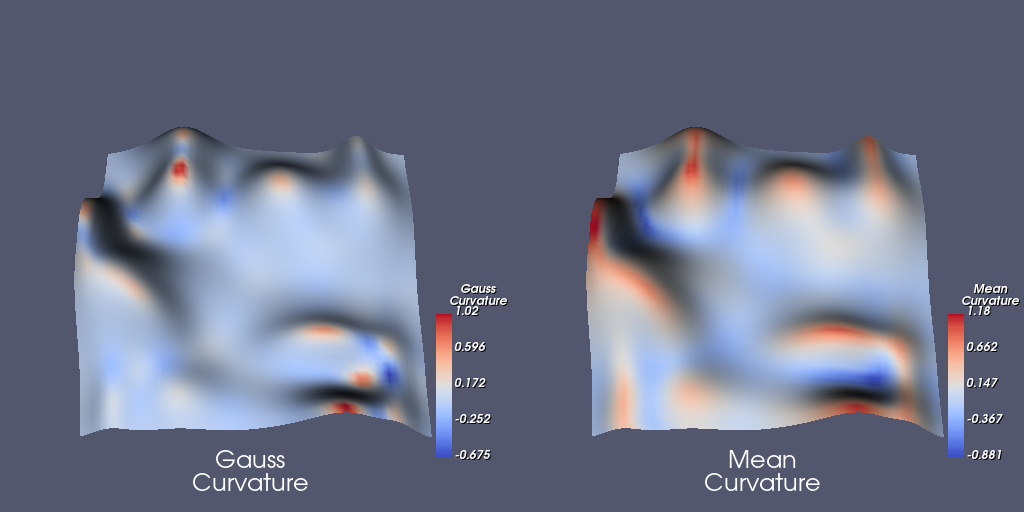

This chart was generated by the following Python code:
#!/usr/bin/env python

# Compute Gaussian and Mean curvatures on a RandomHills parametric surface,
# adjust edge curvatures, and display side-by-side with a cool-to-warm LUT.

import numpy as np
from vtk.util import numpy_support

# Factory overrides: importing these modules registers the OpenGL rendering
# and interaction style implementations for vtkRenderingCore factory classes.
import vtkmodules.vtkInteractionStyle  # noqa: F401
import vtkmodules.vtkRenderingOpenGL2  # noqa: F401
# VTK pipeline classes used in this example
from vtkmodules.numpy_interface import dataset_adapter as dsa
from vtkmodules.vtkCommonComputationalGeometry import vtkParametricRandomHills
from vtkmodules.vtkCommonCore import (
    VTK_DOUBLE,
    vtkIdList,
    vtkLookupTable,
)
from vtkmodules.vtkCommonTransforms import vtkTransform
from vtkmodules.vtkFiltersCore import (
    vtkFeatureEdges,
    vtkGenerateIds,
    vtkPolyDataTangents,
)
from vtkmodules.vtkFiltersGeneral import (
    vtkCurvatures,
    vtkTransformPolyDataFilter,
)
from vtkmodules.vtkFiltersSources import vtkParametricFunctionSource
from vtkmodules.vtkInteractionWidgets import vtkCameraOrientationWidget
from vtkmodules.vtkRenderingAnnotation import vtkScalarBarActor
from vtkmodules.vtkRenderingCore import (
    vtkActor,
    vtkColorTransferFunction,
    vtkPolyDataMapper,
    vtkRenderWindow,
    vtkRenderWindowInteractor,
    vtkRenderer,
    vtkTextActor,
    vtkTextProperty,
)

# Colors (normalized RGB)
paraview_bkg_rgb = (0.322, 0.341, 0.431)

# --- Source: RandomHills parametric surface ---
hills = vtkParametricRandomHills()
hills.SetRandomSeed(1)
hills.SetNumberOfHills(30)

hills_source = vtkParametricFunctionSource()
hills_source.SetUResolution(51)
hills_source.SetVResolution(51)
hills_source.GenerateTextureCoordinatesOn()
hills_source.SetParametricFunction(hills)
hills_source.Update()

tangents = vtkPolyDataTangents()
tangents.SetInputConnection(hills_source.GetOutputPort())
tangents.Update()

transform = vtkTransform()
transform.Translate(0.0, 5.0, 15.0)
transform.RotateX(-90.0)

transform_filter = vtkTransformPolyDataFilter()
transform_filter.SetInputConnection(tangents.GetOutputPort())
transform_filter.SetTransform(transform)
transform_filter.Update()
source = transform_filter.GetOutput()

# --- Helper: adjust edge curvatures inline ---
epsilon = 1.0e-08

# --- Gaussian curvature: compute and adjust edges ---
gauss_cc = vtkCurvatures()
gauss_cc.SetInputData(source)
gauss_cc.SetCurvatureTypeToGaussian()
gauss_cc.Update()
gauss_curv_output = gauss_cc.GetOutput()

gauss_curv_output.GetPointData().SetActiveScalars("Gauss_Curvature")
gauss_np_src = dsa.WrapDataObject(gauss_curv_output)
gauss_curvatures_arr = gauss_np_src.PointData["Gauss_Curvature"]

gauss_generate_ids = vtkGenerateIds()
gauss_generate_ids.SetInputData(gauss_curv_output)
gauss_generate_ids.SetPointIds(True)
gauss_generate_ids.SetCellIds(False)
gauss_generate_ids.SetPointIdsArrayName("ids")
gauss_generate_ids.SetCellIdsArrayName("ids")
gauss_generate_ids.Update()

gauss_edges = vtkFeatureEdges()
gauss_edges.SetInputConnection(gauss_generate_ids.GetOutputPort())
gauss_edges.BoundaryEdgesOn()
gauss_edges.ManifoldEdgesOff()
gauss_edges.NonManifoldEdgesOff()
gauss_edges.FeatureEdgesOff()
gauss_edges.Update()

gauss_edge_array = gauss_edges.GetOutput().GetPointData().GetArray("ids")
gauss_boundary_ids = []
for i in range(gauss_edges.GetOutput().GetNumberOfPoints()):
    gauss_boundary_ids.append(gauss_edge_array.GetValue(i))
gauss_boundary_set = set(gauss_boundary_ids)

for p_id in gauss_boundary_ids:
    cell_ids = vtkIdList()
    gauss_curv_output.GetPointCells(p_id, cell_ids)
    neighbours = set()
    for ci in range(cell_ids.GetNumberOfIds()):
        cell_point_ids = vtkIdList()
        gauss_curv_output.GetCellPoints(cell_ids.GetId(ci), cell_point_ids)
        for cpi in range(cell_point_ids.GetNumberOfIds()):
            neighbours.add(cell_point_ids.GetId(cpi))
    neighbours -= gauss_boundary_set
    curvs = np.array([gauss_curvatures_arr[n] for n in neighbours])
    dists = np.array([
        np.linalg.norm(
            np.array(gauss_curv_output.GetPoint(n)) - np.array(gauss_curv_output.GetPoint(p_id))
        )
        for n in neighbours
    ])
    curvs = curvs[dists > 0]
    dists = dists[dists > 0]
    if len(curvs) > 0:
        weights = 1.0 / dists
        weights /= weights.sum()
        gauss_curvatures_arr[p_id] = np.dot(curvs, weights)
    else:
        gauss_curvatures_arr[p_id] = 0.0

gauss_curvatures_arr = np.where(np.abs(gauss_curvatures_arr) < epsilon, 0, gauss_curvatures_arr)
gauss_curv_vtk = numpy_support.numpy_to_vtk(
    num_array=gauss_curvatures_arr.ravel(), deep=True, array_type=VTK_DOUBLE
)
gauss_curv_vtk.SetName("Gauss_Curvature")
gauss_curv_output.GetPointData().RemoveArray("Gauss_Curvature")
gauss_curv_output.GetPointData().AddArray(gauss_curv_vtk)
gauss_curv_output.GetPointData().SetActiveScalars("Gauss_Curvature")

source.GetPointData().AddArray(
    gauss_curv_output.GetPointData().GetAbstractArray("Gauss_Curvature")
)

# --- Mean curvature: compute and adjust edges ---
mean_cc = vtkCurvatures()
mean_cc.SetInputData(source)
mean_cc.SetCurvatureTypeToMean()
mean_cc.Update()
mean_curv_output = mean_cc.GetOutput()

mean_curv_output.GetPointData().SetActiveScalars("Mean_Curvature")
mean_np_src = dsa.WrapDataObject(mean_curv_output)
mean_curvatures_arr = mean_np_src.PointData["Mean_Curvature"]

mean_generate_ids = vtkGenerateIds()
mean_generate_ids.SetInputData(mean_curv_output)
mean_generate_ids.SetPointIds(True)
mean_generate_ids.SetCellIds(False)
mean_generate_ids.SetPointIdsArrayName("ids")
mean_generate_ids.SetCellIdsArrayName("ids")
mean_generate_ids.Update()

mean_edges = vtkFeatureEdges()
mean_edges.SetInputConnection(mean_generate_ids.GetOutputPort())
mean_edges.BoundaryEdgesOn()
mean_edges.ManifoldEdgesOff()
mean_edges.NonManifoldEdgesOff()
mean_edges.FeatureEdgesOff()
mean_edges.Update()

mean_edge_array = mean_edges.GetOutput().GetPointData().GetArray("ids")
mean_boundary_ids = []
for i in range(mean_edges.GetOutput().GetNumberOfPoints()):
    mean_boundary_ids.append(mean_edge_array.GetValue(i))
mean_boundary_set = set(mean_boundary_ids)

for p_id in mean_boundary_ids:
    cell_ids = vtkIdList()
    mean_curv_output.GetPointCells(p_id, cell_ids)
    neighbours = set()
    for ci in range(cell_ids.GetNumberOfIds()):
        cell_point_ids = vtkIdList()
        mean_curv_output.GetCellPoints(cell_ids.GetId(ci), cell_point_ids)
        for cpi in range(cell_point_ids.GetNumberOfIds()):
            neighbours.add(cell_point_ids.GetId(cpi))
    neighbours -= mean_boundary_set
    curvs = np.array([mean_curvatures_arr[n] for n in neighbours])
    dists = np.array([
        np.linalg.norm(
            np.array(mean_curv_output.GetPoint(n)) - np.array(mean_curv_output.GetPoint(p_id))
        )
        for n in neighbours
    ])
    curvs = curvs[dists > 0]
    dists = dists[dists > 0]
    if len(curvs) > 0:
        weights = 1.0 / dists
        weights /= weights.sum()
        mean_curvatures_arr[p_id] = np.dot(curvs, weights)
    else:
        mean_curvatures_arr[p_id] = 0.0

mean_curvatures_arr = np.where(np.abs(mean_curvatures_arr) < epsilon, 0, mean_curvatures_arr)
mean_curv_vtk = numpy_support.numpy_to_vtk(
    num_array=mean_curvatures_arr.ravel(), deep=True, array_type=VTK_DOUBLE
)
mean_curv_vtk.SetName("Mean_Curvature")
mean_curv_output.GetPointData().RemoveArray("Mean_Curvature")
mean_curv_output.GetPointData().AddArray(mean_curv_vtk)
mean_curv_output.GetPointData().SetActiveScalars("Mean_Curvature")

source.GetPointData().AddArray(
    mean_curv_output.GetPointData().GetAbstractArray("Mean_Curvature")
)

# --- Diverging LUT (cool-to-warm) ---
ctf = vtkColorTransferFunction()
ctf.SetColorSpaceToDiverging()
ctf.AddRGBPoint(0.0, 0.230, 0.299, 0.754)
ctf.AddRGBPoint(0.5, 0.865, 0.865, 0.865)
ctf.AddRGBPoint(1.0, 0.706, 0.016, 0.150)

lut = vtkLookupTable()
lut.SetNumberOfTableValues(256)
lut.Build()
for i in range(256):
    rgba = list(ctf.GetColor(float(i) / 256))
    rgba.append(1)
    lut.SetTableValue(i, rgba)

# --- Visualization: side-by-side viewports ---
window_width = 1024
window_height = 512

text_property = vtkTextProperty()
text_property.SetFontSize(24)
text_property.SetJustificationToCentered()

# --- Gauss viewport ---
source.GetPointData().SetActiveScalars("Gauss_Curvature")
gauss_scalar_range = source.GetPointData().GetScalars("Gauss_Curvature").GetRange()

gauss_mapper = vtkPolyDataMapper()
gauss_mapper.SetInputData(source)
gauss_mapper.SetScalarModeToUsePointFieldData()
gauss_mapper.SelectColorArray("Gauss_Curvature")
gauss_mapper.SetScalarRange(gauss_scalar_range)
gauss_mapper.SetLookupTable(lut)

gauss_actor = vtkActor()
gauss_actor.SetMapper(gauss_mapper)

gauss_scalar_bar = vtkScalarBarActor()
gauss_scalar_bar.SetLookupTable(gauss_mapper.GetLookupTable())
gauss_scalar_bar.SetTitle("Gauss\nCurvature")
gauss_scalar_bar.UnconstrainedFontSizeOn()
gauss_scalar_bar.SetNumberOfLabels(5)
gauss_scalar_bar.SetMaximumWidthInPixels(window_width // 8)
gauss_scalar_bar.SetMaximumHeightInPixels(window_height // 3)
gauss_scalar_bar.SetBarRatio(gauss_scalar_bar.GetBarRatio() * 0.5)
gauss_scalar_bar.SetPosition(0.85, 0.1)

gauss_text_actor = vtkTextActor()
gauss_text_actor.SetInput("Gauss\nCurvature")
gauss_text_actor.SetPosition(250, 16)
gauss_text_actor.GetTextProperty().ShallowCopy(text_property)

gauss_renderer = vtkRenderer()
gauss_renderer.SetBackground(paraview_bkg_rgb)
gauss_renderer.AddActor(gauss_actor)
gauss_renderer.AddActor(gauss_text_actor)
gauss_renderer.AddActor(gauss_scalar_bar)
gauss_renderer.SetViewport(0.0, 0.0, 0.5, 1.0)

# --- Mean viewport ---
source.GetPointData().SetActiveScalars("Mean_Curvature")
mean_scalar_range = source.GetPointData().GetScalars("Mean_Curvature").GetRange()

mean_mapper = vtkPolyDataMapper()
mean_mapper.SetInputData(source)
mean_mapper.SetScalarModeToUsePointFieldData()
mean_mapper.SelectColorArray("Mean_Curvature")
mean_mapper.SetScalarRange(mean_scalar_range)
mean_mapper.SetLookupTable(lut)

mean_actor = vtkActor()
mean_actor.SetMapper(mean_mapper)

mean_scalar_bar = vtkScalarBarActor()
mean_scalar_bar.SetLookupTable(mean_mapper.GetLookupTable())
mean_scalar_bar.SetTitle("Mean\nCurvature")
mean_scalar_bar.UnconstrainedFontSizeOn()
mean_scalar_bar.SetNumberOfLabels(5)
mean_scalar_bar.SetMaximumWidthInPixels(window_width // 8)
mean_scalar_bar.SetMaximumHeightInPixels(window_height // 3)
mean_scalar_bar.SetBarRatio(mean_scalar_bar.GetBarRatio() * 0.5)
mean_scalar_bar.SetPosition(0.85, 0.1)

mean_text_actor = vtkTextActor()
mean_text_actor.SetInput("Mean\nCurvature")
mean_text_actor.SetPosition(250, 16)
mean_text_actor.GetTextProperty().ShallowCopy(text_property)

mean_renderer = vtkRenderer()
mean_renderer.SetBackground(paraview_bkg_rgb)
mean_renderer.AddActor(mean_actor)
mean_renderer.AddActor(mean_text_actor)
mean_renderer.AddActor(mean_scalar_bar)
mean_renderer.SetViewport(0.5, 0.0, 1.0, 1.0)

# Window: display the rendered scene
render_window = vtkRenderWindow()
render_window.AddRenderer(gauss_renderer)
render_window.AddRenderer(mean_renderer)
render_window.SetWindowName("curvatures adjust edges")
render_window.SetMultiSamples(0)
render_window.SetSize(window_width, window_height)

# Scene: configure the camera
cam_orient = vtkCameraOrientationWidget()
cam_orient.SetParentRenderer(gauss_renderer)
cam_orient.On()
camera = gauss_renderer.GetActiveCamera()
camera.Elevation(60)
mean_renderer.SetActiveCamera(camera)
gauss_renderer.ResetCamera()

# Interactor: handle mouse and keyboard events
render_window_interactor = vtkRenderWindowInteractor()
render_window_interactor.SetRenderWindow(render_window)

# Launch the interactive visualization
render_window.Render()
render_window_interactor.Start()
